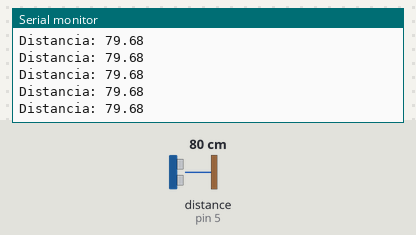
Simulated run of this sketch. Board: Arduino Uno, built with avr-gcc and run on an emulated ATmega328P. On the bench: the last lines printed to the serial monitor. Wiring (inferred from the names in the program): ultrasonic range finder: trigger pin 3; echo pin 5. The test bench sets the inputs (shaded band); at power-on: distance to the obstacle (sensor on pin 5) 80 cm. The echo pulse lasts 58.3 µs per cm.

Above: at 1.2 s.
1.3 s: distance to the obstacle (sensor on pin 5) set to 120 cm
At 1.49 s:
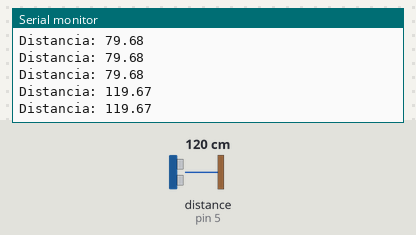
4.3 s: distance to the obstacle (sensor on pin 5) set to 2 cm
At 4.3 s:
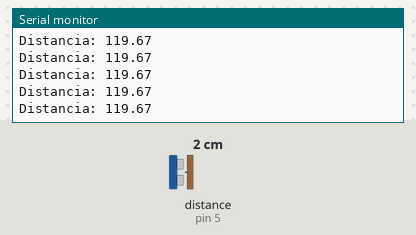
5.8 s: distance to the obstacle (sensor on pin 5) set to 299 cm
At 5.83 s:
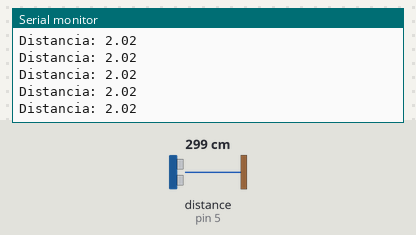
Timing chart, 0 to 8.8 s (numbered marks = the images above; inputs shaded):
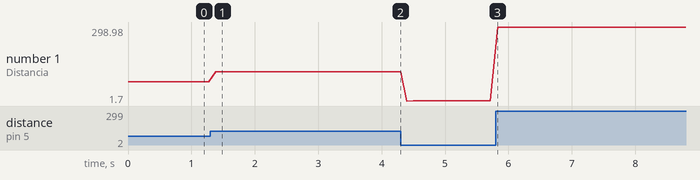

The sketch:

arduino_ultrassom.ino
```cpp
// C++ code

const byte trigger = 3;
const byte echo = 5;
float duration, distance;

void setup(){
  pinMode(trigger, OUTPUT);
  pinMode(echo, INPUT);
  Serial.begin(9600);
}

void loop(){
  verificarDistancia();
  Serial.print("Distancia: ");
  Serial.println(distance);
  delay(100);
}

void verificarDistancia(){
  digitalWrite(trigger, LOW);
  delayMicroseconds(2);
  digitalWrite(trigger, HIGH);
  delayMicroseconds(10);
  digitalWrite(trigger, LOW);
  duration = pulseIn(echo, HIGH);
  distance = (duration*.0343)/2; //0.0343 é a velocidade do som em cm/μs
}
```

Measured:
- after the input at 1.3 s, the serial monitor: prints a new line after 0.08 s (image 1)
- plotted number 1: 79.68 → 119.67 after the input at 1.3 s, 119.67 → 2.02 after the input at 4.3 s, 2.02 → 298.65 after the input at 5.8 s
